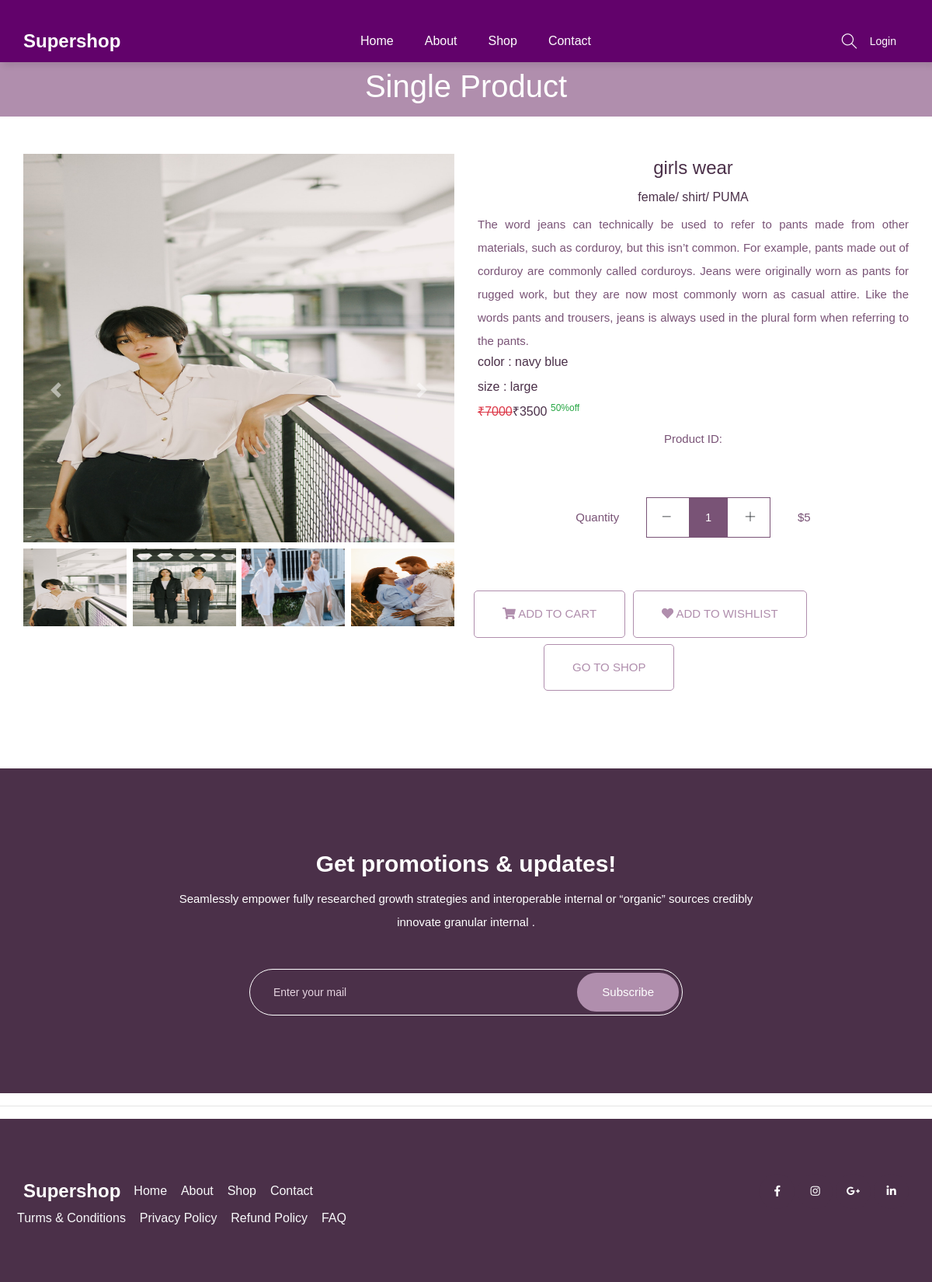
The page /single-product/10/ on the database its author committed.
### mainapp/models.py (models this page shows, shortened)
class Product(models.Model):
    id = models.AutoField(primary_key=True)
    name=models.CharField(max_length=40,unique=True)
    maincategory=models.ForeignKey(MainCategory,on_delete=models.CASCADE)
    subcategory=models.ForeignKey(SubCategory,on_delete=models.CASCADE)
    brand=models.ForeignKey(Brand,on_delete=models.CASCADE)
    baseprice=models.IntegerField()
    discount=models.IntegerField()
    finalprice=models.IntegerField()
    stock=models.BooleanField(default=True)
    color=models.CharField(max_length=30)
    size=models.CharField(max_length=30)
    description=models.TextField(default="")
    pic1 =models.ImageField(upload_to="uploads/product")
    pic2 =models.ImageField(upload_to="uploads/product",default=None,blank=True,null=True)
    pic3 =models.ImageField(upload_to="uploads/product",default=None,blank=True,null=True)
    pic4 =models.ImageField(upload_to="uploads/product",default=None,blank=True,null=True)

class MainCategory(models.Model):
    id = models.AutoField(primary_key=True)
    name=models.CharField(max_length=40,unique=True)

class SubCategory(models.Model):
    id = models.AutoField(primary_key=True)
    name=models.CharField(max_length=40,unique=True)

class Brand(models.Model):
    id = models.AutoField(primary_key=True)
    name=models.CharField(max_length=40,unique=True)
    pic =models.ImageField(upload_to="uploads/brand")

### mainapp/views.py (the view)
# urls.py: path('single-product/<int:id>/',mainapp.singleproductpage,name='single-product'),
def singleproductpage(Request,id):
    products = Product.objects.get(id=id)
    context = {'products': products}
    return render(Request,'single-product.html',context)

### mainapp/templates/single-product.html (shortened to what this page needs)
{% extends "index.html" %}
{% load static %}
{% block body %}
    <section class="breadcrumb_part">
      <div class="container">
          <div class="row">
              <div class="col-lg-12">
                  <div class="breadcrumb_iner">
                      <h2>Single product </h2>
                  </div>
              </div>
          </div>
      </div>
  </section>
  <div class="product_list section_padding pt-5">
    <div class="container">
      <div class="row justify-content-center">
        <div class="col-md-6">
          <div id="carouselExampleIndicators" class="carousel slide" data-ride="carousel">
            <div class="carousel-inner">
              <div class="carousel-item active">
                <img src="{{products.pic1.url}}"  height="500px" width="100%" class="d-block " alt="images">
              </div>
            </div>
            <div class="d-flex justify-content-between mt-2">
              <img src="{{products.pic1.url}}" data-target="#carouselExampleIndicators" data-slide-to="0" height="100px" width="24%"  alt="images">
              {% if products.pic2 %}
              <img src="{{products.pic2.url}}" data-target="#carouselExampleIndicators" data-slide-to="1" height="100px" width="24%"  alt="images">
              {% endif %}
              {% if products.pic3 %}
              <img src="{{products.pic3.url}}" data-target="#carouselExampleIndicators" data-slide-to="2" height="100px" width="24%"  alt="images">
              {% endif %}
              {% if products.pic4 %}
              <img src="{{products.pic4.url}}" data-target="#carouselExampleIndicators" data-slide-to="3" height="100px" width="24%"  alt="images">
              {% endif %}
            </div>
            <a class="carousel-control-prev" href="#carouselExampleIndicators" role="button" data-slide="prev">
              <span class="carousel-control-prev-icon" aria-hidden="true"></span>
            </a>
            <a class="carousel-control-next" href="#carouselExampleIndicators" role="button" data-slide="next">
              <span class="carousel-control-next-icon" aria-hidden="true"></span>
            </a>
          </div>
        </div>
        <div class="col-md-6">
          <div class="single_product_text text-center">
            <h3>{{products.name}}</h3>
            <h5>{{products.maincategory.name}}/ {{products.subcategory.name}}/ {{products.brand.name}}</h5>
            <p class="text-justify">{{products.description}}</p>
            <h5 class="text-left">color : {{products.color}}</h5>
            <h5 class="text-left">size : {{products.size}}</h5>
            <h5 class="text-left"><del class="text-danger">&#8377;{{products.baseprice}}</del>&#8377;{{products.finalprice}} <sup class="text-success">{{products.discount}}%off</sup></h5>
            <form action="{% url 'add-to-cart' %}" method="post">
              <p>Product ID: {{ products.product_id }}</p>
              <div class="card_area">
                  <div class="product_count_area">
                      <p>Quantity</p>
                      <div class="product_count d-inline-block">
                          <span class="product_count_item number-decrement"> <i class="ti-minus"></i></span>
                          <input class="product_count_item input-number" type="text" name="qty" value="1" min="1">
                          <span class="product_count_item number-increment"> <i class="ti-plus"></i></span>
                      </div>
                      <p>$5</p>
                  </div>
                  <div class="row add_to_cart">
                      <button type="submit" style="margin-left: 10px;" class="btn_3 mt-2">
                          <i class="fa fa-shopping-cart"></i> Add To cart
                      </button>
                      <a href="{% url 'add-to-wishlist' products.id %}" style="margin-left: 10px;" class="btn_3 mt-2">
                          <i class="fa fa-heart"></i> Add To Wishlist
                      </a>
                      <a href="/shop/All/All/All" class="btn_3 mt-2" style="margin-left: 100px;">Go To Shop</a>
                  </div>
              </div>
          </form>
          </div>
        </div>
      </div>
    </div>
  </div>
   <section class="subscribe_part section_padding">
      <div class="container">
          <div class="row justify-content-center">
              <div class="col-lg-8">
                  <div class="subscribe_part_content">
                      <h2>Get promotions & updates!</h2>
                      <p>Seamlessly empower fully researched growth strategies and interoperable internal or “organic” sources credibly innovate granular internal .</p>
                      <div class="subscribe_form">
                          <input type="email" placeholder="Enter your mail">
                          <a href="#" class="btn_1">Subscribe</a>
                      </div>
                  </div>
              </div>
          </div>
      </div>
  </section>
{% endblock %}

### mainapp/templates/index.html (shortened to what this page needs)
{% load static %}
<!doctype html>
<html lang="eng">
<head>
    <link rel="stylesheet" href="{% static 'css/bootstrap.min.css' %}">
    <link rel="stylesheet" href="{% static 'css/animate.css' %}">
    <link rel="stylesheet" href="{% static 'css/owl.carousel.min.css' %}">
    <link rel="stylesheet" href="{% static 'css/all.css' %}">
    <link rel="stylesheet" href="{% static 'css/flaticon.css' %}">
    <link rel="stylesheet" href="{% static 'css/themify-icons.css' %}">
    <link rel="stylesheet" href="{% static 'css/magnific-popup.css' %}">
    <link rel="stylesheet" href="{% static 'css/slick.css' %}">
    <link rel="stylesheet" href="{% static 'css/style.css' %}">
</head>
<body>
    <header class="main_menu home_menu bg-nav">
        <div class="container">
            <div class="row align-items-center justify-content-center">
                <div class="col-lg-12">
                    <nav class="navbar navbar-expand-lg navbar-light">
                        <a class="navbar-brand" href="{% url 'home' %}"><span class="logo-text">Supershop</span></a>
                        <div class="collapse navbar-collapse main-menu-item" id="navbarSupportedContent">
                            <ul class="navbar-nav">
                                <li class="nav-item">
                                    <a class="nav-link" href="{% url 'home' %}">Home</a>
                                </li>
                                <li class="nav-item">
                                    <a class="nav-link" href="{% url 'about' %}">about</a>
                                </li>
                                <li class="nav-item">
                                    <a class="nav-link" href="/shop/All/All/All">Shop</a>
                                </li>
                                <li class="nav-item">
                                    <a class="nav-link" href="{% url 'contact' %}">Contact</a>
                                </li>
                            </ul>
                        </div>
                        <div class="hearer_icon d-flex align-items-center">
                            <a id="search_1" href="javascript:void(0)"><i class="ti-search "></i></a>
                            <ul>
                                {% if request.user.is_authenticated %}
                            <li class="nav-item dropdown">
                                <a class="nav-link dropdown-toggle" href="blog.html" id="navbarDropdown_2"
                                    role="button" data-toggle="dropdown" aria-haspopup="true" aria-expanded="false">
                                    {{request.user.username}}
                                </a>
                                <div class="dropdown-menu" aria-labelledby="navbarDropdown_2">
                                    <a class="dropdown-item" href="{% url 'profile' %}"> Profile</a>
                                    <a class="dropdown-item" href="{% url 'cart' %}">Cart</a>
                                    <a class="dropdown-item" href="{% url 'checkout' %}">Checkout</a>
                                    <a class="dropdown-item" href="{% url 'logout' %}">Logout</a>
                                </div>
                            </li>
                            {% else %}
                            <li class="nav-item">
                                <a class="nav-link" href="{% url 'login' %}">Login</a>
                            </li>
                            {% endif %}
                        </div>
                    </nav>
                </div>
            </div>
        </div>
    </header>
{% block body %}{% endblock %}
    <hr></hr>
    <footer class="footer_part subscribe_part">
        <div class="footer_iner">
            <div class="container">
                <div class="row justify-content-between align-items-center">
                    <div class="col-lg-8">
                        <div class="footer_menu">
                            <div class="footer_logo">
                                <a class="navbar-brand" href="{% url 'home' %}"><span class="logo-text text-light">Supershop</span></a>
                            </div>
                            <div class="footer_menu_item">
                                <a class="text-light" href="{% url 'home' %}">Home</a>
                                <a class="text-light" href="{% url 'about' %}">About</a>
                                <a class="text-light" href="/shop/All/All/All">Shop</a>
                                <a class="text-light" href="{% url 'contact' %}">Contact</a>
                            </div>
                        </div>
                    </div>
                    <div class="col-lg-4">
                        <div class="social_icon">
                            <a href="#"><i class="fab fa-facebook-f"></i></a>
                            <a href="#"><i class="fab fa-instagram"></i></a>
                            <a href="#"><i class="fab fa-google-plus-g"></i></a>
                            <a href="#"><i class="fab fa-linkedin-in"></i></a>
                        </div>
                    </div>
                    <div class="row footer_menu_item ">
                        <div class="col-lg-12">
                            <div class="copyright_text">
                                <div class="copyright_link">
                                    <a class="text-light" href="#">Turms & Conditions</a>
                                    <a class="text-light" href="#">Privacy Policy</a>
                                    <a class="text-light" href="#">Refund Policy</a>
                                    <a class="text-light" href="#">FAQ</a>
                                </div>
                            </div>
                        </div>
                    </div>
                </div>
            </div>
        </div>
    </footer>
</body>
</html>

### mainapp/static/css/all.css (style rules this page uses)
.logo-text { font-size: x-large; font-weight: bold; font-size: 30; }
.fa, .fas, .far, .fal, .fab { -moz-osx-font-smoothing: grayscale; -webkit-font-smoothing: antialiased; display: inline-block; font-style: normal; font-variant: normal; text-rendering: auto; line-height: 1; }
.fa-facebook-f:before { content: "\f39e"; }
.fa-google-plus-g:before { content: "\f0d5"; }
.fa-heart:before { content: "\f004"; }
.fa-instagram:before { content: "\f16d"; }
.fa-linkedin-in:before { content: "\f0e1"; }
.fa-shopping-cart:before { content: "\f07a"; }
.fab { font-family: 'Font Awesome 5 Brands'; }
.fa, .fas { font-family: 'Font Awesome 5 Free'; font-weight: 900; }

### rows shown on the page
Product: pic1 (picture), pic2 (picture), pic3 (picture), pic4 (picture), name "girls wear", maincategory.name "female", subcategory.name "shirt", brand.name "PUMA", description "The word jeans can technically be used to refer to pants made from other materials, such as corduroy, but this isn’t common. For example, pants made out of corduroy are commonly called corduroys. Jeans were originally worn as pants for rugged work, but they are now most commonly worn as casual attire. Like the words pants and trousers, jeans is always used in the plural form when referring to the pants.", color "navy blue", size "large", baseprice "7000", finalprice "3500", discount "50"
